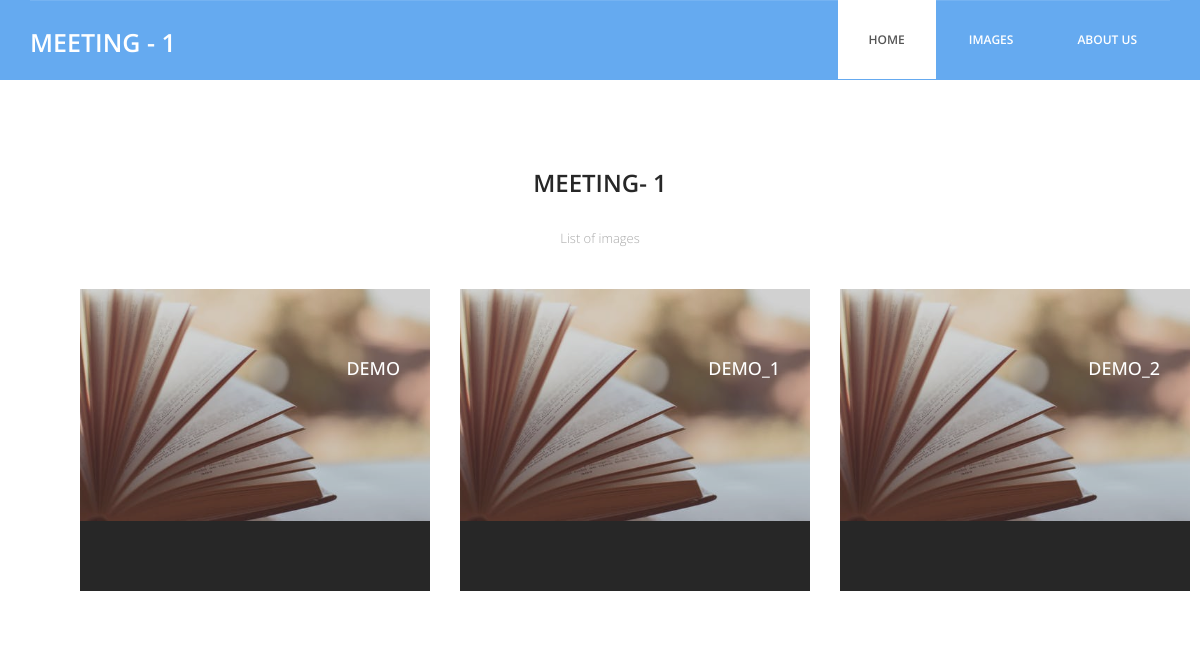
Page /meetings/meeting1 on the committed database.
### meetings/models.py (models this page shows)
class Meeting(models.Model):
    name = models.CharField(max_length = 30)
    tim = models.CharField(max_length = 10, default = 'time')
    transcript = models.CharField(max_length = 1000, default = 'transcript')
    words = models.CharField(max_length = 1000, default = 'words')

### meetings/views.py (the view)
# urls.py: path('meeting1', views.temp, name='temp'),
def temp(request):
	latest_meeting_list = Meeting.objects.order_by('id')
	context = {'latest_meeting_list': latest_meeting_list}
	return render(request, 'temp.html', context)

### templates/temp.html (shortened to what this page needs)
<!DOCTYPE html>
<html lang="en">
<head>
  {% load static %}
  <link href="{% static 'css/bootstrap.min.css' %}" rel="stylesheet" />
  <link href="{% static 'css/font-awesome.min.css' %}" rel="stylesheet" />
  <link href="{% static 'css/animate.css' %}" rel="stylesheet" />
  <link href="{% static 'css/animate.min.css' %}" rel="stylesheet" />
  <link href="{% static 'css/style.css' %}" rel="stylesheet" />
</head>
<body>
  <header id="header">
    <nav class="navbar navbar-default navbar-static-top" role="banner">
      <div class="container">
        <div class="navbar-header">
          <div class="navbar-brand">
            <a href="#"><h1>Meeting - 1</h1></a>
          </div>
        </div>
        <div class="navbar-collapse collapse">
          <div class="menu">
            <ul class="nav nav-tabs" role="tablist">
              <li role="presentation"><a href="#" class="active">Home</a></li>
              <li role="presentation"><a href="#" >Images</a></li>
              <li role="presentation"><a href="#">About Us</a></li>
            </ul>
          </div>
        </div>
      </div>
    </nav>
  </header>
  <div class="gallery">
    <div class="text-center">
      <h2>Meeting- 1</h2>
      <p>List of images</p>
    </div>
    <div class="container">
      {% for meeting in latest_meeting_list %}
      <div class="col-md-4">
        <figure id = {{meeting.name}} class="effect-marley">
          <img src="{% static 'img/8.jpg' %}" alt="" class="img-responsive" />
          <figcaption>
            <h4>{{meeting.name}}</h4>
          </figcaption>
        </figure>
      </div>
      {% endfor %}
      </div>
  </div>
</body>
</html>

### static/css/style.css (style rules this page uses)
body { font-family:'Open Sans', Arial, sans-serif; font-size:14px; font-weight:300; line-height:1.6em; color:#fff; background-color:#fff; overflow-x:hidden; }
hi,h2,h3,h4,h5,h6 { color:#272727; line-height:1.1em; }
p { color:#aaa; font-size:13px; }
a { text-decoration:none; transition: all 0.1s ease-in-out; -moz-transition: all 0.1s ease-in-out; -webkit-transition: all 0.1s ease-in-out; -o-transition: all 0.1s ease-in-out; outline: none; color:#272727; }
.navbar-brand { float: left; height: 50px; padding: 15px 15px; font-size: 18px; line-height: 20px; }
.navbar-brand h1 { margin-top:9px; padding-top:5px; float: left; font-size: 25px; color:#fff; text-transform:uppercase; font-weight:600; }
.menu { font-size:12px; float:right; text-transform:uppercase; font-weight:600; }
.navbar-collapse { padding-right: 15px; padding-left: 15px; overflow-x: visible; -webkit-overflow-scrolling: touch; border-top: 0px solid transparent; -webkit-box-shadow: inset 0 1px 0 rgba(255, 255, 255, .1); box-shadow: inset 0 1px 0 rgba(255, 255, 255, .1); }
.menu ul.nav-tabs li { color:#fff; }
.nav-tabs { border-bottom: 0; }
.nav-tabs > li { float: left; margin-bottom: 0; }
.nav-tabs > li > a { border-radius:0; color:#fff; padding:30px; }
.nav-tabs > li a.active { color: #555; cursor: default; background-color: #fff; border: 1px solid #fff; border-bottom-color:#fff; }
.navbar-default { background-color: #65AAF0; border-color:#65AAF0; }
.gallery { padding:50px; }
.gallery .text-center h2 { text-transform:uppercase; font-weight:550; font-size:24px; margin-bottom:30px; }
.gallery figure { position: relative; margin-top:30px; margin-bottom:30px; background: #272727; text-align: center; cursor: pointer; }
.gallery figure img { position: relative; display: block; opacity: 0.8; }
.gallery figure figcaption { padding: 2em; color: #fff; text-transform: uppercase; font-size: 1.25em; -webkit-backface-visibility: hidden; backface-visibility: hidden; }
.gallery figure figcaption::before, .gallery figure figcaption::after { pointer-events: none; }
figure.effect-marley figcaption { text-align: right; }
figure.effect-marley h4, figure.effect-marley p { position: absolute; right: 30px; left: 30px; padding: 10px 0; }
figure.effect-marley h4 { top: 30px; color:#fff; -webkit-transition: -webkit-transform 0.35s; transition: transform 0.35s; -webkit-transform: translate3d(0,20px,0); transform: translate3d(0,20px,0); }
figure.effect-marley h4::after { position: absolute; top: 100%; left: 0; width: 100%; height: 4px; background: #fff; content: ''; -webkit-transform: translate3d(0,40px,0); transform: translate3d(0,40px,0); }
figure.effect-marley h4::after, figure.effect-marley p { opacity: 0; -webkit-transition: opacity 0.35s, -webkit-transform 0.35s; transition: opacity 0.35s, transform 0.35s; }

### rows in the picture
Meeting: name "DEMO"
Meeting: name "DEMO_1"
Meeting: name "DEMO_2"
